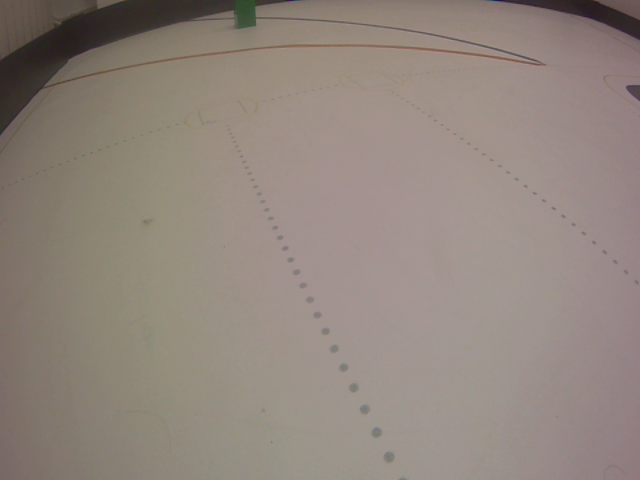
#> input picture jetson/scripts/images/img_0.png, 640 x 480 px, found by its file name
$ python contour_detection.py
#> lines starting #> are read from the running program, lines starting #| are printed output that depends on the picture; after the words box and inside, x2 and y2 are one past the last pixel; in counts of white or black regions, pixels touching at a corner belong together
#> in main, img is the input picture: shape (480, 640, 3); mean B, G, R 125.3, 133.7, 145.3
"""
Contour Module
Finds the Contours in an image.
It will process the image first and then find the contours.
The countours will be sorted based on size biggest first.
They can be filtered based on the number of corner points
"""
import cv2
import numpy as np
import os

def preProcessing(img, blur= 5, cannyThres=[50,50],dia = 1):
    """
    Preprocessing of the image to find edges
    :param img: Image to preprocess
    :param blur: blur kernel size, must be odd number
    :param cannyThresh: Canny threshold Values
    :param dia: Dilation itteration value
    :return: preprocessed image showing the edges
    """
#> called with blur = 5, dia = 1
    imgGray = cv2.cvtColor(img,cv2.COLOR_BGR2GRAY)
    imgBlur = cv2.GaussianBlur(imgGray,(blur,blur),1)
    imgCanny = cv2.Canny(imgBlur,cannyThres[0],cannyThres[1])
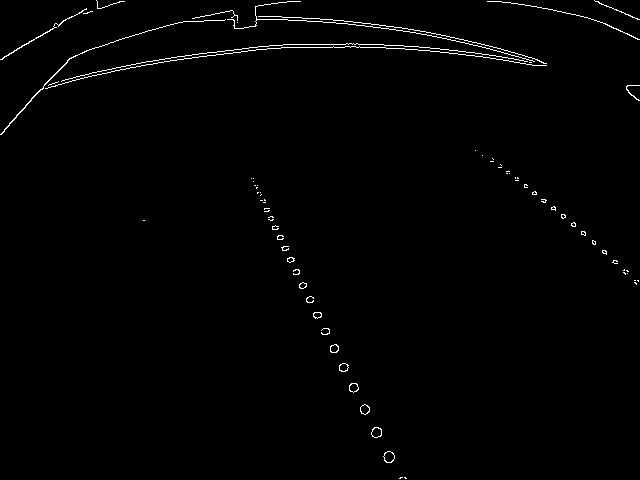
#> imgCanny: shape (480, 640); 1% white in thin lines or dots
    kernel = np.ones((5,5), np.uint8)
    imgDia = cv2.dilate(imgCanny, kernel, iterations =dia)
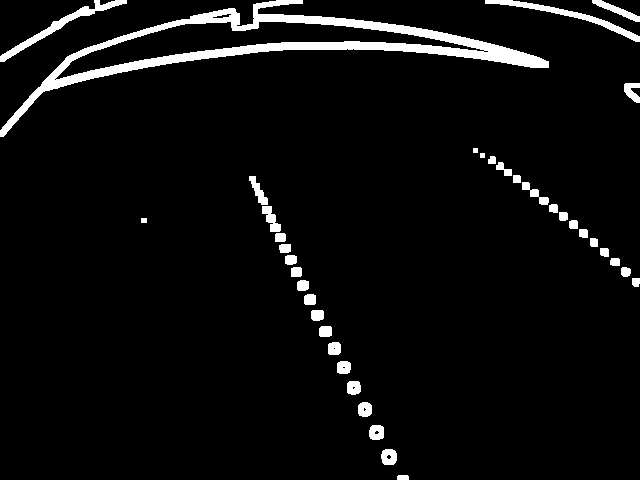
#> imgDia: shape (480, 640); 4.9% white; 38 white regions
    return imgDia

def findContours(img, imgPre, minArea=100, sort= True, filter= 0,drawCon=True ):
    """
    Finds Contours in an image
    :param img: Image on which we want to draw
    :param imgPre: Image on which we want to find contours
    :param minArea: Minimum Area to detect as valid contour
    :param sort: True will sort the contours by area (biggest first)
    :param filter: Filters based on the corner points e.g. 4 = Rectangle or square
    :param drawCon: draw contours boolean
    :return: Foudn contours with [contours, Area, BoundingBox]
    """
#> called with minArea = 100, sort = True, filter = 0, drawCon = True
    conFound = []
    imgContours = img.copy()
    # cv2.CHAIN_APPROX_NONE: all the boundary points are stored
    # cv2.CHAIN_APPROX_SIMPLE: keep only points we need (2 points for a line)
    contours, hierarchy = cv2.findContours(imgPre,cv2.RETR_EXTERNAL, cv2.CHAIN_APPROX_NONE)
#> contours = 38 contours, 2 with area under 20; largest, box (x1, y1, x2, y2) and area: (0, 0, 549, 137) 15428, (0, 0, 127, 62) 836, (485, 0, 640, 42) 763, (592, 0, 640, 22) 262, (262, 206, 281, 232) 210
    for cnt in contours:
        area = cv2.contourArea(cnt)
        if area > minArea:
            peri = cv2.arcLength(cnt,True)
            approx = cv2.approxPolyDP(cnt, 0.02*peri, True)
            #print(len(approx))
            if len(approx) == filter or filter == 0:
                if drawCon:cv2.drawContours(imgContours,cnt,-1, (255,0,255), 3)
                x, y, w, h = cv2.boundingRect(approx)
                cv2.rectangle(imgContours, (x,y), (x+w,y+h), (0,255,0),2)
                cv2.circle(imgContours, (x+(w//2),y+(h//2)),5, (0,255,0), cv2.FILLED)
                conFound.append([cnt,area,[x,y,w,h]])
#> this loop made 38 passes
#> (area, peri, approx, x, y, w, h) on pass 36: (763, 346.7, [[485, 0], [585, 19], [639, 41], [589, 15]], 485, 0, 155, 42)
#> (area, peri, x, y, w, h) on passes 2 to 7: (198, 52.97, 381, 449, 16, 16), (178.5, 50.73, 369, 425, 15, 14), (160.5, 47.56, 358, 402, 14, 15), (152.5, 46.73, 347, 381, 14, 14), (143.5, 45.9, 337, 361, 14, 13), (135.5, 43.9, 328, 342, 13, 13)
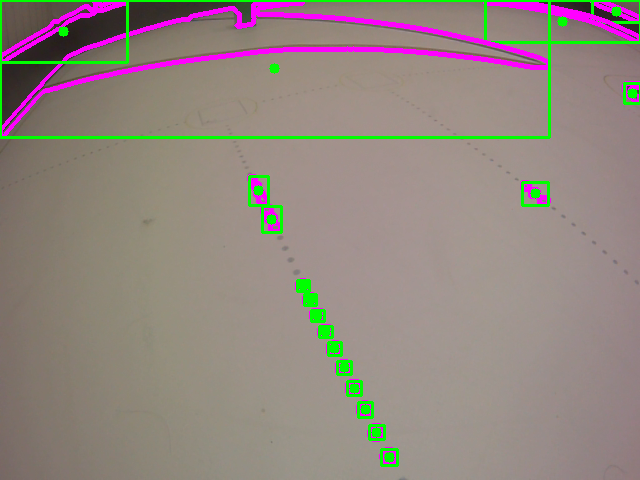
#> imgContours: shape (480, 640, 3); 6.08% of pixels changed, all inside (x1, y1, x2, y2) = (0, 0, 640, 467)
#> after the loop, conFound = 18 items

    if sort:
        conFound = sorted(conFound, key = lambda x:x[1], reverse = True)
    return imgContours, conFound

def main ():

    folder = os.path.join("..", os.getcwd(), "images")

    img = cv2.imread(os.path.join(folder,"img_0.png"))
    imgPre = preProcessing(img)
    imgContours, conFound = findContours(img, imgPre)
#> conFound = 18 items
    cv2.imshow("Image",img)
    cv2.imshow("Image Preprocessed",imgPre)
    cv2.imshow("Image Contours",imgContours)
    cv2.waitKey(0)

if __name__ == "__main__":
    main()

$ run again, with jetson/scripts/images/img_1.png copied over jetson/scripts/images/img_0.png
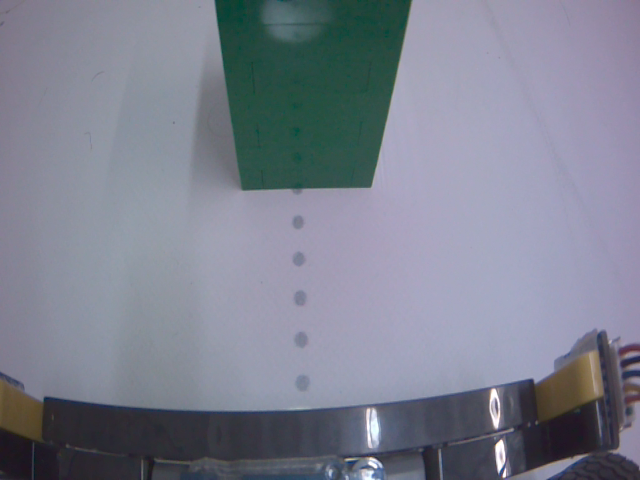
#> input picture jetson/scripts/images/img_1.png, 640 x 480 px, found by its file name
#> in main, img is the input picture: shape (480, 640, 3); mean B, G, R 143.5, 128.9, 124.8
#> in preProcessing, `imgCanny = cv2.Canny(imgBlur,cannyThres[0],cannyThres[1])`:
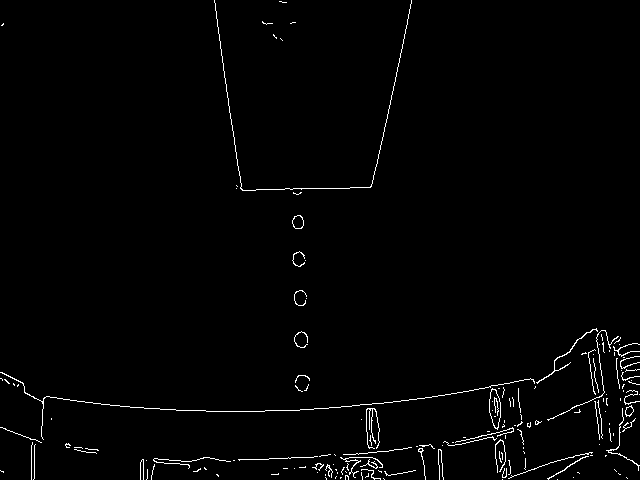
#> imgCanny: shape (480, 640); 1.5% white in thin lines or dots
#> imgDia: shape (480, 640); 7.6% white; 22 white regions
#> contours = 22 contours, 1 with area under 20; largest, box (x1, y1, x2, y2) and area: (0, 326, 640, 480) 20950, (212, 0, 414, 197) 2416, (293, 373, 312, 394) 312, (292, 329, 310, 350) 294, (63, 441, 101, 456) 274
#> the loop in findContours, `for cnt in contours:` made 22 passes
#> (area, peri, x, y, w, h) on passes 8, 9, 11, 12, 13, 14, 15, 16: (274, 93.8, 63, 441, 38, 15), (114.5, 59.07, 607, 421, 9, 23), (312, 67.8, 293, 373, 19, 21), (294.5, 65.21, 292, 329, 18, 21), (20950, 4107.2, 0, 332, 640, 148), (271.5, 62.38, 292, 288, 17, 20), (264.5, 62.04, 290, 249, 18, 20), (229.5, 57.56, 290, 213, 16, 18)
#> after the loop in findContours, `for cnt in contours:`:
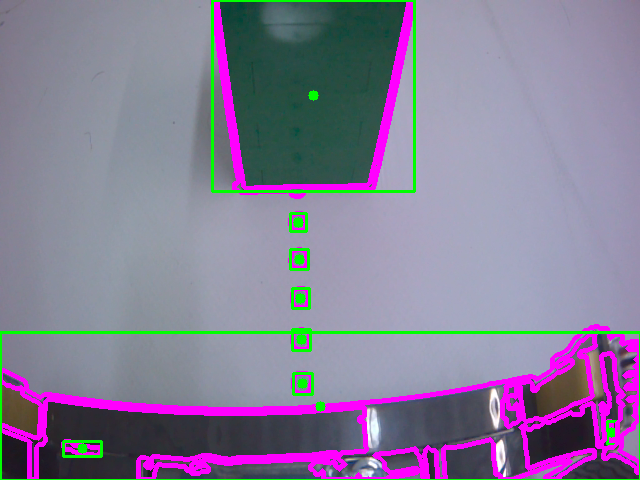
#> imgContours: shape (480, 640, 3); 9.65% of pixels changed, all inside (x1, y1, x2, y2) = (0, 0, 640, 480)
#> after the loop in findContours, `for cnt in contours:`: conFound = 9 items
